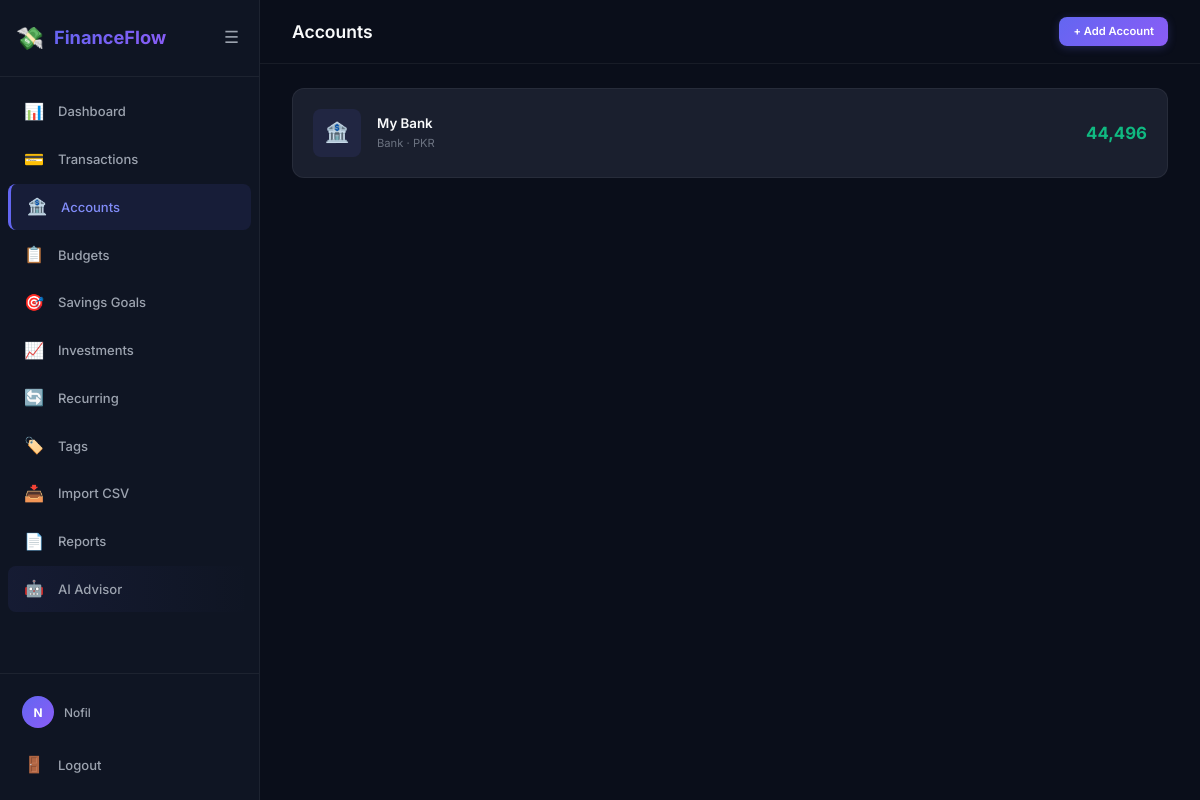
The page /accounts/ (signed in) on the database its author committed.
### app/models/user.py (models this page shows, shortened)
class User(UserMixin, db.Model):
    __tablename__ = 'users'
    user_id = db.Column(db.Integer, primary_key=True)
    name = db.Column(db.String(100), nullable=False)
    email = db.Column(db.String(150), unique=True, nullable=False)
    phone = db.Column(db.String(20))
    password_hash = db.Column(db.String(256))
    google_id = db.Column(db.String(100), unique=True)
    avatar_url = db.Column(db.String(500))
    preferred_currency = db.Column(db.String(10), default='PKR')
    is_active = db.Column(db.Boolean, default=True)
    created_at = db.Column(db.DateTime, default=datetime.utcnow)
    accounts = db.relationship('Account', backref='user', lazy='dynamic')
    transactions = db.relationship('Transaction', backref='user', lazy='dynamic')
    budgets = db.relationship('Budget', backref='user', lazy='dynamic')
    savings_goals = db.relationship('SavingsGoal', backref='user', lazy='dynamic')
    investments = db.relationship('Investment', backref='user', lazy='dynamic')
    recurring_transactions = db.relationship('RecurringTransaction', backref='user', lazy='dynamic')
    categories = db.relationship('Category', backref='user', lazy='dynamic')
    tags = db.relationship('Tag', backref='user', lazy='dynamic')
    notifications = db.relationship('Notification', backref='user', lazy='dynamic')
    financial_profile = db.relationship('FinancialProfile', backref='user', uselist=False, lazy='joined')
    ai_messages = db.relationship('AiChatMessage', backref='user', lazy='dynamic', order_by='AiChatMessage.created_at')
    @property
    def display_name(self):
        return self.name or self.email.split('@')[0]

### app/models/account.py (models this page shows, shortened)
class Account(db.Model):
    __tablename__ = 'accounts'
    ACCOUNT_TYPES = ('cash', 'bank', 'credit', 'wallet')
    account_id = db.Column(db.Integer, primary_key=True)
    user_id = db.Column(db.Integer, db.ForeignKey('users.user_id'), nullable=False)
    account_name = db.Column(db.String(100), nullable=False)
    account_type = db.Column(db.String(20), nullable=False)
    currency = db.Column(db.String(10), default='PKR')
    is_active = db.Column(db.Boolean, default=True)
    is_deleted = db.Column(db.Boolean, default=False)
    deleted_at = db.Column(db.DateTime)
    created_at = db.Column(db.DateTime, default=datetime.utcnow)
    transactions = db.relationship('Transaction', backref='account', lazy='dynamic')
    @property
    def balance(self):
        from .transaction import Transaction
        result = db.session.query(
            db.func.coalesce(
                db.func.sum(
                    db.case(
                        (Transaction.transaction_type == 'income', Transaction.amount),
                        else_=-Transaction.amount
                    )
                ), 0
            )
        ).filter(
            Transaction.account_id == self.account_id,
            Transaction.is_deleted == False
        ).scalar()
        return result

### app/accounts/routes.py (the view)
@accounts_bp.route('/')
@login_required
def index():
    accounts = Account.query.filter_by(
        user_id=current_user.user_id, is_deleted=False
    ).all()
    return render_template('accounts/list.html', accounts=accounts)

### app/__init__.py (called while the page is built)
def _register_user_loader():
    from .models.user import User
    @login_manager.user_loader
    def load_user(user_id):
        return db.session.get(User, int(user_id))

def _register_context_processors(app):
    @app.context_processor
    def inject_globals():
        return {
            'app_name': 'FinanceFlow',
        }

### app/templates/accounts/list.html (shortened to what this page needs)
{% extends 'base.html' %}
{% block page_title %}Accounts{% endblock %}
{% block top_actions %}
<a href="{{ url_for('accounts.add') }}" class="btn btn-primary btn-sm">+ Add Account</a>
{% endblock %}
{% block content %}
{% if accounts %}
<div class="kpi-grid">
    {% for account in accounts %}
    <a href="{{ url_for('accounts.detail', account_id=account.account_id) }}" style="text-decoration:none;color:inherit;">
        <div class="account-card">
            <div class="account-icon">
                {% if account.account_type == 'cash' %}💵
                {% elif account.account_type == 'bank' %}🏦
                {% elif account.account_type == 'credit' %}💳
                {% else %}👛{% endif %}
            </div>
            <div class="account-details">
                <div class="account-name">{{ account.account_name }}</div>
                <div class="account-type">{{ account.account_type }} · {{ account.currency }}</div>
            </div>
            <div class="account-balance {% if account.balance >= 0 %}text-success{% else %}text-danger{% endif %}">
                {{ '{:,.0f}'.format(account.balance) }}
            </div>
        </div>
    </a>
    {% endfor %}
</div>
{% else %}
<div class="empty-state">
    <div class="empty-state-icon">🏦</div>
    <div class="empty-state-text">No accounts yet</div>
    <a href="{{ url_for('accounts.add') }}" class="btn btn-primary">+ Add Account</a>
</div>
{% endif %}
{% endblock %}

### app/templates/base.html (shortened to what this page needs)
<!DOCTYPE html>
<html lang="en">
<head>
    <link rel="stylesheet" href="{{ url_for('static', filename='css/style.css') }}">
</head>
<body>
    {% if current_user.is_authenticated %}
    <div class="app-layout">
        <aside class="sidebar" id="sidebar">
            <div class="sidebar-header">
                <div class="logo">
                    <span class="logo-icon">💸</span>
                    <span class="logo-text">FinanceFlow</span>
                </div>
                <button class="sidebar-toggle" id="sidebarToggle" aria-label="Toggle sidebar">
                    <span class="toggle-icon">☰</span>
                </button>
            </div>
            <nav class="sidebar-nav">
                <a href="{{ url_for('dashboard.index') }}" class="nav-item {% if request.endpoint and request.endpoint.startswith('dashboard') %}active{% endif %}">
                    <span class="nav-icon">📊</span><span class="nav-label">Dashboard</span>
                </a>
                <a href="{{ url_for('transactions.index') }}" class="nav-item {% if request.endpoint and request.endpoint.startswith('transactions') %}active{% endif %}">
                    <span class="nav-icon">💳</span><span class="nav-label">Transactions</span>
                </a>
                <a href="{{ url_for('accounts.index') }}" class="nav-item {% if request.endpoint and request.endpoint.startswith('accounts') %}active{% endif %}">
                    <span class="nav-icon">🏦</span><span class="nav-label">Accounts</span>
                </a>
                <a href="{{ url_for('budgets.index') }}" class="nav-item {% if request.endpoint and request.endpoint.startswith('budgets') %}active{% endif %}">
                    <span class="nav-icon">📋</span><span class="nav-label">Budgets</span>
                </a>
                <a href="{{ url_for('savings.index') }}" class="nav-item {% if request.endpoint and request.endpoint.startswith('savings') %}active{% endif %}">
                    <span class="nav-icon">🎯</span><span class="nav-label">Savings Goals</span>
                </a>
                <a href="{{ url_for('investments.index') }}" class="nav-item {% if request.endpoint and request.endpoint.startswith('investments') %}active{% endif %}">
                    <span class="nav-icon">📈</span><span class="nav-label">Investments</span>
                </a>
                <a href="{{ url_for('recurring.index') }}" class="nav-item {% if request.endpoint and request.endpoint.startswith('recurring') %}active{% endif %}">
                    <span class="nav-icon">🔄</span><span class="nav-label">Recurring</span>
                </a>
                <a href="{{ url_for('tags.index') }}" class="nav-item {% if request.endpoint and request.endpoint.startswith('tags') %}active{% endif %}">
                    <span class="nav-icon">🏷️</span><span class="nav-label">Tags</span>
                </a>
                <a href="{{ url_for('imports.upload') }}" class="nav-item {% if request.endpoint and request.endpoint.startswith('imports') %}active{% endif %}">
                    <span class="nav-icon">📥</span><span class="nav-label">Import CSV</span>
                </a>
                <a href="{{ url_for('reports.index') }}" class="nav-item {% if request.endpoint and request.endpoint.startswith('reports') %}active{% endif %}">
                    <span class="nav-icon">📄</span><span class="nav-label">Reports</span>
                </a>
                <a href="{{ url_for('ai.advisor') }}" class="nav-item {% if request.endpoint and request.endpoint.startswith('ai') %}active{% endif %}" style="background: linear-gradient(90deg, rgba(99,102,241,0.08), transparent);">
                    <span class="nav-icon">🤖</span><span class="nav-label">AI Advisor</span>
                </a>
            </nav>
            <div class="sidebar-footer">
                <div class="user-info">
                    {% if current_user.avatar_url %}
                    <img src="{{ current_user.avatar_url }}" alt="avatar" class="user-avatar">
                    {% else %}
                    <div class="user-avatar-placeholder">{{ current_user.display_name[0] | upper }}</div>
                    {% endif %}
                    <span class="user-name">{{ current_user.display_name }}</span>
                </div>
                <a href="{{ url_for('auth.logout') }}" class="nav-item logout-btn">
                    <span class="nav-icon">🚪</span><span class="nav-label">Logout</span>
                </a>
            </div>
        </aside>
        <main class="main-content">
            <header class="top-bar">
                <h1 class="page-title">{% block page_title %}Dashboard{% endblock %}</h1>
                <div class="top-bar-actions">
                    {% block top_actions %}{% endblock %}
                </div>
            </header>
            <div class="content-area">
                {% block content %}{% endblock %}
            </div>
        </main>
    </div>
    {% endif %}
</body>
</html>

### rows shown on the page
User: name "N", display_name "Nofil"
Account: account_name "My Bank", account_type "Bank", currency "PKR", balance "44,496"
